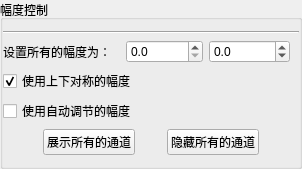
                    <widget class="QGroupBox" name="groupBox_7">
                     <property name="title">
                      <string>幅度控制</string>
                     </property>
                     <layout class="QVBoxLayout" name="verticalLayout_28">
                      <property name="leftMargin">
                       <number>0</number>
                      </property>
                      <property name="rightMargin">
                       <number>0</number>
                      </property>
                      <item>
                       <widget class="Line" name="line_22">
                        <property name="orientation">
                         <enum>Qt::Horizontal</enum>
                        </property>
                       </widget>
                      </item>
                      <item>
                       <layout class="QGridLayout" name="gridLayout_13">
                        <property name="topMargin">
                         <number>0</number>
                        </property>
                        <item row="0" column="1" colspan="2">
                         <widget class="QWidget" name="widget_6" native="true">
                          <layout class="QHBoxLayout" name="horizontalLayout_4">
                           <property name="topMargin">
                            <number>0</number>
                           </property>
                           <property name="bottomMargin">
                            <number>0</number>
                           </property>
                           <item>
                            <widget class="QDoubleSpinBox" name="_PanAllAmpMin">
                             <property name="toolTip">
                              <string>&lt;html&gt;&lt;head/&gt;&lt;body&gt;&lt;p&gt;Change minimum amplitude for all channels&lt;/p&gt;&lt;/body&gt;&lt;/html&gt;</string>
                             </property>
                             <property name="decimals">
                              <number>1</number>
                             </property>
                             <property name="maximum">
                              <double>100000.000000000000000</double>
                             </property>
                             <property name="value">
                              <double>0.000000000000000</double>
                             </property>
                            </widget>
                           </item>
                           <item>
                            <widget class="QDoubleSpinBox" name="_PanAllAmpMax">
                             <property name="toolTip">
                              <string>&lt;html&gt;&lt;head/&gt;&lt;body&gt;&lt;p&gt;Change maximum amplitude for all channels&lt;/p&gt;&lt;/body&gt;&lt;/html&gt;</string>
                             </property>
                             <property name="decimals">
                              <number>1</number>
                             </property>
                             <property name="minimum">
                              <double>-100000.000000000000000</double>
                             </property>
                             <property name="maximum">
                              <double>100000.000000000000000</double>
                             </property>
                            </widget>
                           </item>
                          </layout>
                         </widget>
                        </item>
                        <item row="0" column="0">
                         <widget class="QLabel" name="label_35">
                          <property name="text">
                           <string>设置所有的幅度为：</string>
                          </property>
                         </widget>
                        </item>
                        <item row="2" column="0" colspan="3">
                         <widget class="QCheckBox" name="_PanAmpAuto">
                          <property name="text">
                           <string>使用自动调节的幅度</string>
                          </property>
                         </widget>
                        </item>
                        <item row="1" column="0" colspan="3">
                         <widget class="QCheckBox" name="_PanAmpSym">
                          <property name="text">
                           <string>使用上下对称的幅度</string>
                          </property>
                          <property name="checked">
                           <bool>true</bool>
                          </property>
                         </widget>
                        </item>
                        <item row="3" column="0" colspan="3">
                         <layout class="QHBoxLayout" name="horizontalLayout_23">
                          <property name="topMargin">
                           <number>0</number>
                          </property>
                          <item>
                           <spacer name="horizontalSpacer_9">
                            <property name="orientation">
                             <enum>Qt::Horizontal</enum>
                            </property>
                            <property name="sizeHint" stdset="0">
                             <size>
                              <width>40</width>
                              <height>20</height>
                             </size>
                            </property>
                           </spacer>
                          </item>
                          <item>
                           <widget class="QPushButton" name="_PanChanSelectAll">
                            <property name="toolTip">
                             <string>&lt;html&gt;&lt;head/&gt;&lt;body&gt;&lt;p&gt;Display all channels&lt;/p&gt;&lt;/body&gt;&lt;/html&gt;</string>
                            </property>
                            <property name="text">
                             <string>展示所有的通道</string>
                            </property>
                           </widget>
                          </item>
                          <item>
                           <spacer name="horizontalSpacer_14">
                            <property name="orientation">
                             <enum>Qt::Horizontal</enum>
                            </property>
                            <property name="sizeHint" stdset="0">
                             <size>
                              <width>0</width>
                              <height>20</height>
                             </size>
                            </property>
                           </spacer>
                          </item>
                          <item>
                           <widget class="QPushButton" name="_PanChanDeselectAll">
                            <property name="toolTip">
                             <string>&lt;html&gt;&lt;head/&gt;&lt;body&gt;&lt;p&gt;Hide all channels&lt;/p&gt;&lt;/body&gt;&lt;/html&gt;</string>
                            </property>
                            <property name="text">
                             <string>隐藏所有的通道</string>
                            </property>
                           </widget>
                          </item>
                          <item>
                           <spacer name="horizontalSpacer_12">
                            <property name="orientation">
                             <enum>Qt::Horizontal</enum>
                            </property>
                            <property name="sizeHint" stdset="0">
                             <size>
                              <width>40</width>
                              <height>20</height>
                             </size>
                            </property>
                           </spacer>
                          </item>
                         </layout>
                        </item>
                       </layout>
                      </item>
                     </layout>
                    </widget>
